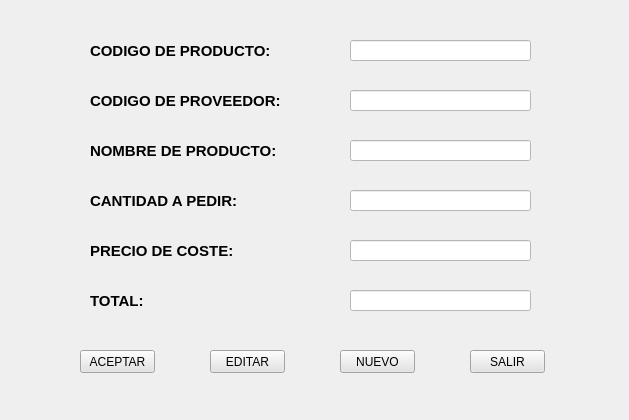
<?xml version="1.0" encoding="UTF-8"?>
<ui version="4.0">
 <class>MainWindow</class>
 <widget class="QMainWindow" name="MainWindow">
  <property name="geometry">
   <rect>
    <x>0</x>
    <y>0</y>
    <width>629</width>
    <height>420</height>
   </rect>
  </property>
  <property name="windowTitle">
   <string>Productos Faltantes</string>
  </property>
  <property name="styleSheet">
   <string notr="true">background-color: rgb(239, 239, 239);</string>
  </property>
  <widget class="QWidget" name="centralwidget">
   <widget class="QLabel" name="label">
    <property name="geometry">
     <rect>
      <x>90</x>
      <y>40</y>
      <width>181</width>
      <height>21</height>
     </rect>
    </property>
    <property name="font">
     <font>
      <pointsize>11</pointsize>
      <weight>75</weight>
      <bold>true</bold>
     </font>
    </property>
    <property name="text">
     <string>CODIGO DE PRODUCTO:</string>
    </property>
   </widget>
   <widget class="QLineEdit" name="lineEdit">
    <property name="geometry">
     <rect>
      <x>350</x>
      <y>40</y>
      <width>181</width>
      <height>21</height>
     </rect>
    </property>
    <property name="styleSheet">
     <string notr="true">background-color: rgb(255, 255, 255);</string>
    </property>
   </widget>
   <widget class="QLabel" name="label_2">
    <property name="geometry">
     <rect>
      <x>90</x>
      <y>140</y>
      <width>191</width>
      <height>21</height>
     </rect>
    </property>
    <property name="font">
     <font>
      <pointsize>11</pointsize>
      <weight>75</weight>
      <bold>true</bold>
     </font>
    </property>
    <property name="text">
     <string>NOMBRE DE PRODUCTO:</string>
    </property>
   </widget>
   <widget class="QLineEdit" name="lineEdit_2">
    <property name="geometry">
     <rect>
      <x>350</x>
      <y>90</y>
      <width>181</width>
      <height>21</height>
     </rect>
    </property>
    <property name="styleSheet">
     <string notr="true">background-color: rgb(255, 255, 255);</string>
    </property>
   </widget>
   <widget class="QLabel" name="label_3">
    <property name="geometry">
     <rect>
      <x>90</x>
      <y>90</y>
      <width>201</width>
      <height>21</height>
     </rect>
    </property>
    <property name="font">
     <font>
      <pointsize>11</pointsize>
      <weight>75</weight>
      <bold>true</bold>
     </font>
    </property>
    <property name="text">
     <string>CODIGO DE PROVEEDOR:</string>
    </property>
   </widget>
   <widget class="QLineEdit" name="lineEdit_3">
    <property name="geometry">
     <rect>
      <x>350</x>
      <y>140</y>
      <width>181</width>
      <height>21</height>
     </rect>
    </property>
    <property name="styleSheet">
     <string notr="true">background-color: rgb(255, 255, 255);</string>
    </property>
   </widget>
   <widget class="QLabel" name="label_4">
    <property name="geometry">
     <rect>
      <x>90</x>
      <y>190</y>
      <width>201</width>
      <height>21</height>
     </rect>
    </property>
    <property name="font">
     <font>
      <pointsize>11</pointsize>
      <weight>75</weight>
      <bold>true</bold>
     </font>
    </property>
    <property name="text">
     <string>CANTIDAD A PEDIR:</string>
    </property>
   </widget>
   <widget class="QLineEdit" name="lineEdit_4">
    <property name="geometry">
     <rect>
      <x>350</x>
      <y>190</y>
      <width>181</width>
      <height>21</height>
     </rect>
    </property>
    <property name="styleSheet">
     <string notr="true">background-color: rgb(255, 255, 255);</string>
    </property>
   </widget>
   <widget class="QPushButton" name="pushButton">
    <property name="geometry">
     <rect>
      <x>80</x>
      <y>350</y>
      <width>75</width>
      <height>23</height>
     </rect>
    </property>
    <property name="styleSheet">
     <string notr="true">background-color: rgb(227, 227, 227);</string>
    </property>
    <property name="text">
     <string>ACEPTAR</string>
    </property>
   </widget>
   <widget class="QPushButton" name="pushButton_2">
    <property name="geometry">
     <rect>
      <x>210</x>
      <y>350</y>
      <width>75</width>
      <height>23</height>
     </rect>
    </property>
    <property name="styleSheet">
     <string notr="true">background-color: rgb(227, 227, 227);</string>
    </property>
    <property name="text">
     <string>EDITAR</string>
    </property>
   </widget>
   <widget class="QPushButton" name="pushButton_3">
    <property name="geometry">
     <rect>
      <x>340</x>
      <y>350</y>
      <width>75</width>
      <height>23</height>
     </rect>
    </property>
    <property name="styleSheet">
     <string notr="true">background-color: rgb(227, 227, 227);</string>
    </property>
    <property name="text">
     <string>NUEVO</string>
    </property>
   </widget>
   <widget class="QPushButton" name="pushButton_4">
    <property name="geometry">
     <rect>
      <x>470</x>
      <y>350</y>
      <width>75</width>
      <height>23</height>
     </rect>
    </property>
    <property name="styleSheet">
     <string notr="true">background-color: rgb(227, 227, 227);</string>
    </property>
    <property name="text">
     <string>SALIR</string>
    </property>
   </widget>
   <widget class="QLabel" name="label_5">
    <property name="geometry">
     <rect>
      <x>90</x>
      <y>240</y>
      <width>201</width>
      <height>21</height>
     </rect>
    </property>
    <property name="font">
     <font>
      <pointsize>11</pointsize>
      <weight>75</weight>
      <bold>true</bold>
     </font>
    </property>
    <property name="text">
     <string>PRECIO DE COSTE:</string>
    </property>
   </widget>
   <widget class="QLineEdit" name="lineEdit_5">
    <property name="geometry">
     <rect>
      <x>350</x>
      <y>240</y>
      <width>181</width>
      <height>21</height>
     </rect>
    </property>
    <property name="styleSheet">
     <string notr="true">background-color: rgb(255, 255, 255);</string>
    </property>
   </widget>
   <widget class="QLabel" name="label_6">
    <property name="geometry">
     <rect>
      <x>90</x>
      <y>290</y>
      <width>201</width>
      <height>21</height>
     </rect>
    </property>
    <property name="font">
     <font>
      <pointsize>11</pointsize>
      <weight>75</weight>
      <bold>true</bold>
     </font>
    </property>
    <property name="text">
     <string>TOTAL:</string>
    </property>
   </widget>
   <widget class="QLineEdit" name="lineEdit_6">
    <property name="enabled">
     <bool>false</bool>
    </property>
    <property name="geometry">
     <rect>
      <x>350</x>
      <y>290</y>
      <width>181</width>
      <height>21</height>
     </rect>
    </property>
    <property name="styleSheet">
     <string notr="true">background-color: rgb(255, 255, 255);</string>
    </property>
   </widget>
  </widget>
  <widget class="QMenuBar" name="menubar">
   <property name="geometry">
    <rect>
     <x>0</x>
     <y>0</y>
     <width>629</width>
     <height>21</height>
    </rect>
   </property>
  </widget>
  <widget class="QStatusBar" name="statusbar"/>
 </widget>
 <resources/>
 <connections/>
</ui>
